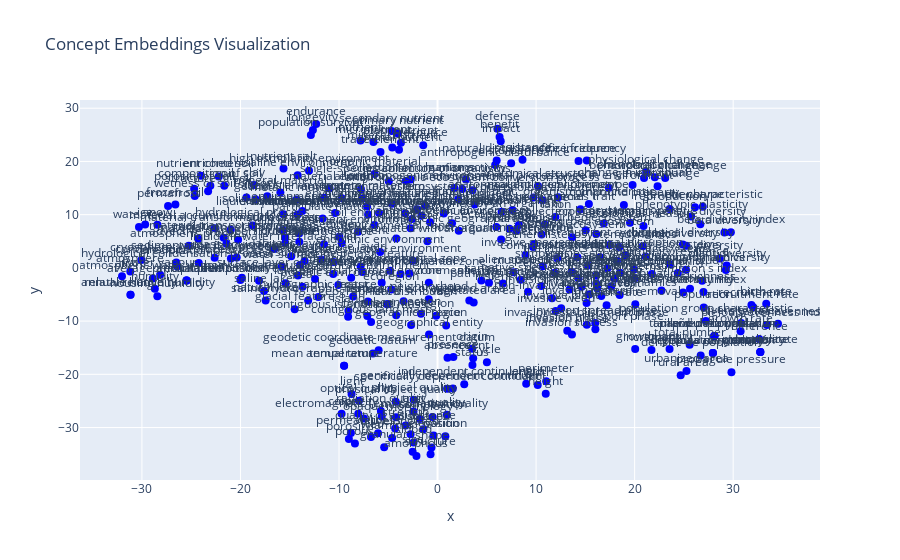

Notebook code for this chart:
### Code cell
import plotly.express as px
import pandas as pd

# Prepare data for plotly
embedding_df = pd.DataFrame(reduced_embeddings, columns=["x", "y"])
embedding_df["concept"] = list(embeddings.keys())

# Create interactive plot
fig = px.scatter(embedding_df, x="x", y="y", text="concept", title="Concept Embeddings Visualization")
fig.update_traces(textposition="top center", marker=dict(size=8, color="blue"))
fig.show()

### Figure 1 — Plotly figure (JSON) as saved in the notebook; plotly's stock layout.template omitted (floating-point values rounded to 4 significant figures; data arrays with more than 128 entries replaced by an {"elided": "..."} marker saying what was removed)
{"data": [{"hovertemplate": "x=%{x}<br>y=%{y}<br>concept=%{text}<extra></extra>", "legendgroup": "", "marker": {"color": "blue", "size": 8, "symbol": "circle"}, "mode": "markers+text", "name": "", "orientation": "v", "showlegend": false, "text": {"elided": "341 str values"}, "textposition": "top center", "type": "scatter", "x": {"elided": "341 float values"}, "xaxis": "x", "y": {"elided": "341 float values"}, "yaxis": "y"}], "layout": {"legend": {"tracegroupgap": 0}, "title": {"text": "Concept Embeddings Visualization"}, "xaxis": {"anchor": "y", "domain": [0, 1], "title": {"text": "x"}}, "yaxis": {"anchor": "x", "domain": [0, 1], "title": {"text": "y"}}}}
